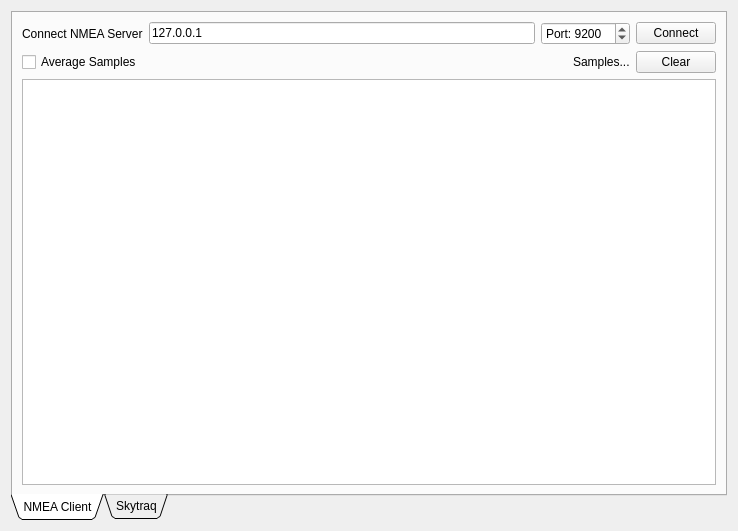
<?xml version="1.0" encoding="UTF-8"?>
<ui version="4.0">
 <class>BaseStation</class>
 <widget class="QWidget" name="BaseStation">
  <property name="geometry">
   <rect>
    <x>0</x>
    <y>0</y>
    <width>738</width>
    <height>531</height>
   </rect>
  </property>
  <property name="windowTitle">
   <string>Form</string>
  </property>
  <layout class="QVBoxLayout" name="verticalLayout_2">
   <item>
    <widget class="QTabWidget" name="tabWidget">
     <property name="tabPosition">
      <enum>QTabWidget::South</enum>
     </property>
     <property name="tabShape">
      <enum>QTabWidget::Triangular</enum>
     </property>
     <property name="currentIndex">
      <number>0</number>
     </property>
     <widget class="QWidget" name="tab">
      <attribute name="title">
       <string>NMEA Client</string>
      </attribute>
      <layout class="QVBoxLayout" name="verticalLayout">
       <item>
        <layout class="QHBoxLayout" name="horizontalLayout">
         <item>
          <widget class="QLabel" name="label">
           <property name="text">
            <string>Connect NMEA Server</string>
           </property>
          </widget>
         </item>
         <item>
          <widget class="QLineEdit" name="nmeaServerEdit">
           <property name="text">
            <string>127.0.0.1</string>
           </property>
          </widget>
         </item>
         <item>
          <widget class="QSpinBox" name="nmeaPortBox">
           <property name="prefix">
            <string>Port: </string>
           </property>
           <property name="maximum">
            <number>65535</number>
           </property>
           <property name="value">
            <number>9200</number>
           </property>
          </widget>
         </item>
         <item>
          <widget class="QPushButton" name="nmeaConnectButton">
           <property name="text">
            <string>Connect</string>
           </property>
          </widget>
         </item>
        </layout>
       </item>
       <item>
        <layout class="QHBoxLayout" name="horizontalLayout_2">
         <item>
          <widget class="QCheckBox" name="nmeaAvgBox">
           <property name="text">
            <string>Average Samples</string>
           </property>
          </widget>
         </item>
         <item>
          <spacer name="horizontalSpacer">
           <property name="orientation">
            <enum>Qt::Horizontal</enum>
           </property>
           <property name="sizeHint" stdset="0">
            <size>
             <width>40</width>
             <height>20</height>
            </size>
           </property>
          </spacer>
         </item>
         <item>
          <widget class="QLabel" name="nmeaSampleLabel">
           <property name="text">
            <string>Samples...</string>
           </property>
          </widget>
         </item>
         <item>
          <widget class="QPushButton" name="nmeaSampleClearButton">
           <property name="text">
            <string>Clear</string>
           </property>
          </widget>
         </item>
        </layout>
       </item>
       <item>
        <widget class="QTextBrowser" name="nmeaBrowser">
         <property name="font">
          <font>
           <family>Monospace</family>
          </font>
         </property>
        </widget>
       </item>
      </layout>
     </widget>
     <widget class="QWidget" name="tab_2">
      <attribute name="title">
       <string>Skytraq</string>
      </attribute>
     </widget>
    </widget>
   </item>
  </layout>
 </widget>
 <resources/>
 <connections/>
</ui>
